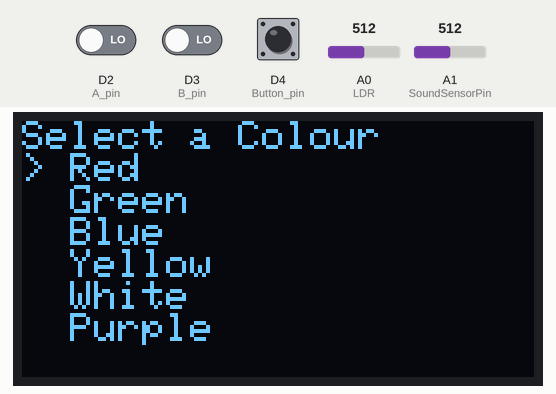
Recording of a sketch running on a simulated Arduino MKR. Shown: 128×64 one-colour display. Inputs (shaded band) come from the test bench; at power-on: D2 (A_pin) LOW, D4 (Button_pin) HIGH, D3 (B_pin) LOW, A0 (LDR) = 512, A1 (SoundSensorPin) = 512. A WiFi scan finds three made-up networks; random numbers use the default seed unless the sketch sets one; no MQTT or app messages arrive unless stated; not simulated (calls return 0 or success): arduino_secrets.h; what the sketch prints to the serial monitor is not drawn.

Above: at 4.2 s.
4.3 s: D2 (A_pin) driven HIGH
At 8.0 s:
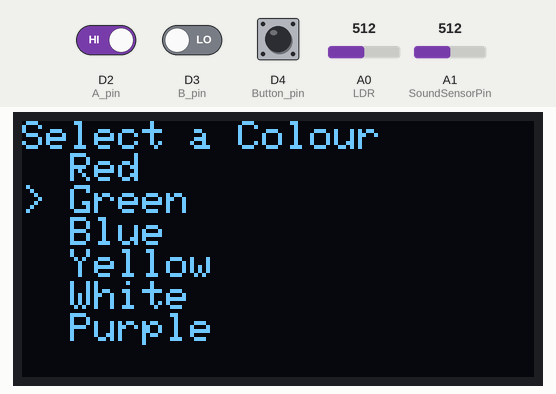
8.7 s: D4 (Button_pin) pulled LOW for 2.7 s
At 9.9 s:
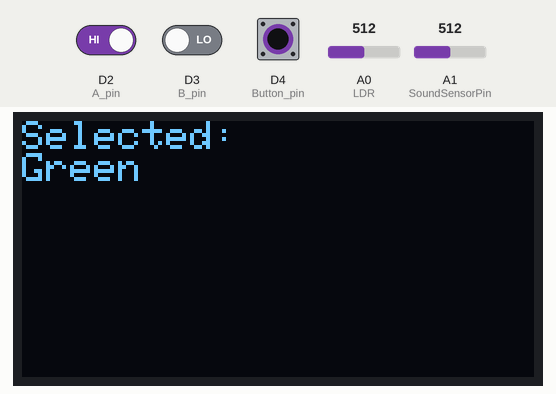
12.9 s: D2 (A_pin) driven LOW
At 14.1 s:
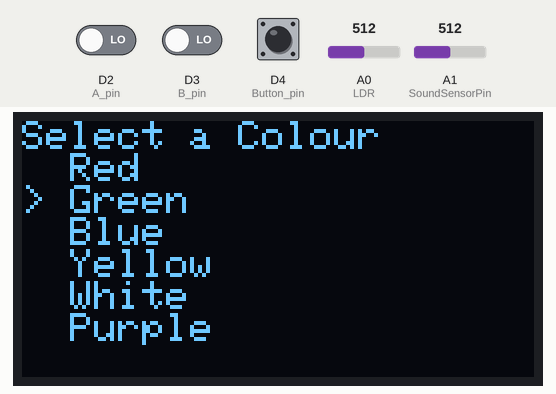
16.0 s: D2 (A_pin) driven HIGH and D4 (Button_pin) driven LOW
At 19.1 s:
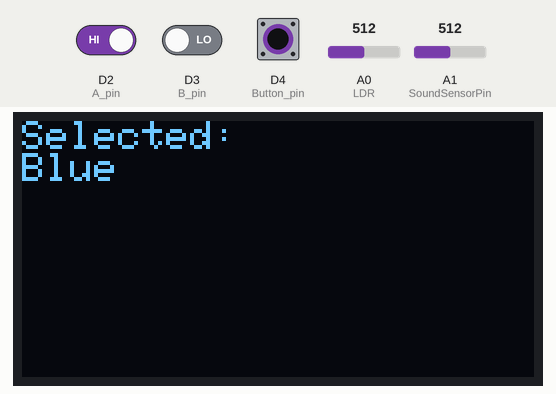
Timing chart, 0 to 20.4 s (numbered marks = the images above; inputs shaded):
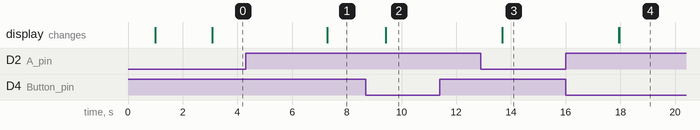

Measured:
- after the input at 4.3 s, the display: changes after 3.0 s (image 1)
- after the input at 8.7 s, the display: changes after 0.72 s (image 2)
- after the input at 12.9 s, the display: changes after 0.78 s (image 3)
- after the input at 16.0 s, the display: first changes after 1.9 s (image 4 shows a later state)

The sketch:

version2.ino
```cpp
#include <WiFiNINA.h>
#include <PubSubClient.h>
#include <utility/wifi_drv.h>
#include "arduino_secrets.h"
#include <Wire.h>
#include <Adafruit_GFX.h>
#include <Adafruit_SSD1306.h>
#include <PubSubClient.h>


const char* ssid          = SECRET_SSID;
const char* password      = SECRET_PASS;
const char* mqtt_username = SECRET_MQTTUSER;
const char* mqtt_password = SECRET_MQTTPASS;
const char* mqtt_server = "mqtt.cetools.org";
const int mqtt_port = 1884;
int status = WL_IDLE_STATUS;

//configuration LDR
#define LDR A0

//configuration sound level sensor
#define SoundSensorPin A1
#define VREF  5.0
#define SampleSize 10
int Samples[SampleSize];
int sampleIndex = 0;
float soundValue = 0;
int averageValue = 0;

//LED setting
#define NUM_LEDs 12
int numLEDs = 0;

//OLED setting
#define SCREEN_WIDTH 128
#define SCREEN_HEIGHT 64
Adafruit_SSD1306 display(SCREEN_WIDTH, SCREEN_HEIGHT, &Wire, -1);
//Rotary Encoder Setting
const int A_pin = 2;
const int B_pin = 3;
const int Button_pin = 4;

//menu
int menuIndex = 0;
int colorMenuIndex = 0;
const char* colorMenu[6] = {"Red", "Green", "Blue", "Yellow", "White","Purple"};
int colorMenuItems = 6;
int selectedColor[3] = {0, 0, 0};
unsigned long lastDebounceTime = 0;
const unsigned long debounceDelay = 10;
unsigned long buttonLastDebounceTime = 0;
const unsigned long buttonDebounceDelay = 50;
int lastButtonState = HIGH;
int lastA = LOW;

WiFiServer server(80);
WiFiClient wificlient;

WiFiClient mkrClient;
PubSubClient client(mkrClient);

char mqtt_topic[] = "student/CASA0014/light/7/pixel/";
char mqtt_topic_brightness[] = "student/CASA0014/light/7/brightness/";

void setup() {
  // Start the serial monitor to show output
  Serial.begin(115200);
  delay(1000);

  //oled
  if (!display.begin(SSD1306_SWITCHCAPVCC, 0x3C)) {
    Serial.println(F("OLED fail"));
    while (true);
  }
  display.clearDisplay();
  display.display();

  //encoder
  pinMode(A_pin, INPUT);
  pinMode(B_pin, INPUT);
  pinMode(Button_pin, INPUT_PULLUP);

  //wifi
  WiFi.setHostname("Lumina ucjtdjw");
  startWifi();
  client.setServer(mqtt_server, mqtt_port);
  Serial.println("setup complete");
  displayColorMenu();
}

void loop() {
  checkRotation();
  checkButton();
  if (!client.connected()) {
    reconnectMQTT();
  }

  // we also need to make sure we are connected to the wifi
  // otherwise it will be impossible to connect to MQTT!
  if (WiFi.status() != WL_CONNECTED){
    startWifi();
  }

  // check for messages from the broker and ensuring that any outgoing messages are sent.
  client.loop();

  sendmqtt();
  delay(100);
}

void sendmqtt(){
  int orginalValue = analogRead(SoundSensorPin) / 1024.0 * VREF;
  soundValue = orginalValue * 50.0;

  Samples[sampleIndex] = soundValue; // store in sample array
  sampleIndex = (sampleIndex + 1) % SampleSize; // update sample
  for (int i = 0; i < SampleSize; i++) {
    averageValue += Samples[i];
  }
  averageValue /= SampleSize;
  Serial.print("Sound value: ");
  Serial.println(averageValue);
  numLEDs = map(averageValue,30,150,0,NUM_LEDs);
  updateLED(numLEDs);

  int lightLevel = analogRead(LDR);
  Serial.print("Light level: ");
  Serial.println(lightLevel);
  int lightBrightness = map(lightLevel,0,1023,0,119);
  setbrightness(lightBrightness);
}

void startWifi(){

  // check for the WiFi module:
  if (WiFi.status() == WL_NO_MODULE) {
    Serial.println("Communication with WiFi module failed!");
    // don't continue
    while (true);
  }
  String fv = WiFi.firmwareVersion();
  if (fv < WIFI_FIRMWARE_LATEST_VERSION) {
    Serial.println("Please upgrade the firmware");
  }

  // Function for connecting to a WiFi network
  int n = WiFi.scanNetworks();
  Serial.println("Scan done");
  if (n == 0) {
    Serial.println("no networks found");
  } else {
    Serial.print(n);
    Serial.println(" networks found");
    Serial.print("Trying to connect to: ");
    Serial.println(ssid);
    for (int i = 0; i < n; ++i){
      String availablessid = WiFi.SSID(i);
      if (availablessid.equals(ssid)) {
        Serial.print("Connecting to ");
        Serial.println(ssid);
        WiFi.begin(ssid, password);
        while (WiFi.status() != WL_CONNECTED) {
          delay(600);
          Serial.print(".");
        }
        if (WiFi.status() == WL_CONNECTED) {
          Serial.println("Connected to " + String(ssid));
          break;
        } else {
          Serial.println("Failed to connect to " + String(ssid));
        }
      } else {
        Serial.print(availablessid);
        Serial.println(" - this network is not in my list");
      }

    }
  }

  Serial.println("");
  Serial.println("WiFi connected");
  Serial.print("IP address: ");
  Serial.println(WiFi.localIP());

}

void reconnectMQTT() {
  if (WiFi.status() != WL_CONNECTED){
    startWifi();
  }

  while (!client.connected()) {
    Serial.print("Attempting MQTT connection...");
    String clientId = "LuminaSelector";
    clientId += String(random(0xffff), HEX);

    if (client.connect(clientId.c_str(), mqtt_username, mqtt_password)) {
      Serial.println("connected");
    } else {
      Serial.print("failed, rc=");
      Serial.print(client.state());
      Serial.println(" try again in 5 seconds");
      delay(5000);
    }
  }
}

void callback(char* topic, byte* payload, int length) {
  Serial.print("Message arrived [");
  Serial.print(topic);
  Serial.print("]: ");
  for (int i = 0; i < length; i++) {
    Serial.print((char)payload[i]);
  }
  Serial.println();
}

void updateLED(int LEDNums){
  char mqtt_message[100];
  for (int i = 0; i < NUM_LEDs; i++) {
    if (i < LEDNums) {
      sprintf(mqtt_message, "{\"pixelid\": %d, \"R\": %d, \"G\": %d, \"B\": %d, \"W\": 0}", i,selectedColor[0],selectedColor[1],selectedColor[2]);
      Serial.println(mqtt_topic);
      Serial.println(mqtt_message);

      if (client.publish(mqtt_topic, mqtt_message, false)) {
        Serial.println("Message published");
      } else {
        Serial.println("Failed to publish message");
      }
    } else {
      sprintf(mqtt_message, "{\"pixelid\": %d, \"R\": 0, \"G\": 0, \"B\": 0, \"W\": 0}", i);
      Serial.println(mqtt_topic);
      Serial.println(mqtt_message);
      if (client.publish(mqtt_topic, mqtt_message, false)) {
        Serial.println("Message published");
      } else {
        Serial.println("Failed to publish message");
      }
    }
  }
}

void displayColorMenu() {
  display.clearDisplay();
  display.setTextSize(1);
  display.setTextColor(SSD1306_WHITE);
  display.setCursor(0, 0);
  display.println("Select a Colour");
  for (int i = 0; i < colorMenuItems; i++) {
    display.print(i == colorMenuIndex ? "> " : "  ");
    display.println(colorMenu[i]);
  }
  display.display();
}

void selectColor(int index) {
  switch (index) {
    case 0: selectedColor[0] = 255; selectedColor[1] = 0;   selectedColor[2] = 0; break; // Red
    case 1: selectedColor[0] = 0;   selectedColor[1] = 255; selectedColor[2] = 0; break; // Green
    case 2: selectedColor[0] = 0;   selectedColor[1] = 0;   selectedColor[2] = 255; break; // Blue
    case 3: selectedColor[0] = 255; selectedColor[1] = 255; selectedColor[2] = 0; break; // Yellow
    case 4: selectedColor[0] = 255; selectedColor[1] = 255; selectedColor[2] = 255; break; // White
    case 5: selectedColor[0] = 255; selectedColor[1] = 0; selectedColor[2] = 255; break; // Purple
  }
  displaySelection(colorMenu[index]);
}

void displaySelection(const char* selection) {
  display.clearDisplay();
  display.setTextSize(1);
  display.setCursor(0, 0);
  display.println("Selected:");
  display.println(selection);
  display.display();
}

void checkRotation() {
  int currentA = digitalRead(A_pin);
  if (currentA != lastA && (millis() - lastDebounceTime) > debounceDelay) {
    lastDebounceTime = millis();
    int currentB = digitalRead(B_pin);
    colorMenuIndex += (currentA == HIGH) ? (currentB == LOW ? 1 : -1) : 0;
    colorMenuIndex = (colorMenuIndex + colorMenuItems) % colorMenuItems;
    displayColorMenu();
  }
  lastA = currentA;
}

void checkButton() {
  int buttonState = digitalRead(Button_pin);
  if (buttonState != lastButtonState && (millis() - buttonLastDebounceTime) > buttonDebounceDelay) {
    buttonLastDebounceTime = millis();
    if (buttonState == LOW) {
      selectColor(colorMenuIndex);
    }
  }
  lastButtonState = buttonState;
}

void setbrightness(int brightness){
  char mqtt_message[100];
  sprintf(mqtt_message, "{\"brightness\": \"%d\"}", brightness);
    Serial.println(mqtt_topic_brightness);
    Serial.println(mqtt_message);
     if (client.publish(mqtt_topic_brightness, mqtt_message)) {
        Serial.println("Message published");
    } else {
        Serial.println("Failed to publish message");
    }
}
```
